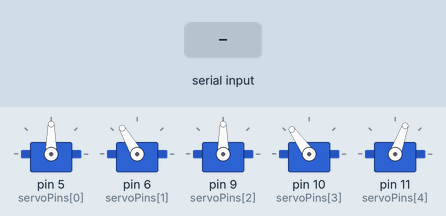
A sketch run on a simulated Arduino Uno, built with avr-gcc and run on an emulated ATmega328P. On the bench: 5 × servo. Inputs (shaded band) come from the test bench.

Above: at 2.2 s.
2.3 s: "90,45\n" received over Serial
At 2.75 s:
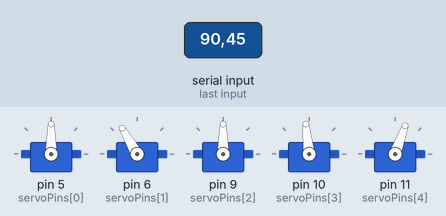
At 5.14 s:
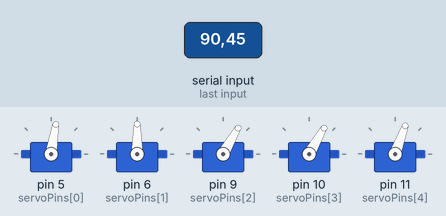
Timing chart, 0 to 22.1 s (numbered marks = the images above; inputs shaded):
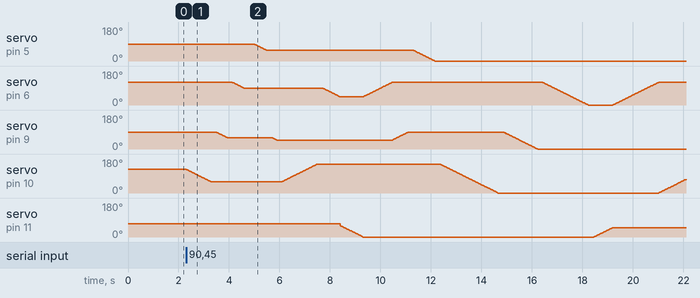

The sketch:

follower.ino
```cpp
int positions_matrix[64][4] = {
  {137, 65, 97, 135},
  {128, 70, 88, 134},
  {122, 53, 75, 134},
  {117, 43, 53, 148},
  {113, 27, 14, 170},
  {112, 20, 0, 153},
  {90, 90, 90, 80},
  {90, 90, 90, 80},
  {127, 77, 118, 123},
  {118, 70, 105, 130},
  {112, 57, 82, 145},
  {110, 48, 64, 146},
  {110, 37, 26, 168},
  {106, 31, 0, 167},
  {90, 90, 90, 80},
  {90, 90, 90, 80},
  {109, 81, 127, 126},
  {104, 74, 112, 129},
  {103, 62, 93, 135},
  {101, 51, 71, 144},
  {99, 34, 29, 168},
  {99, 24, 8, 167},
  {90, 90, 90, 80},
  {90, 90, 90, 80},
  {90, 88, 135, 126},
  {90, 76, 116, 134},
  {90, 67, 98, 136},
  {90, 54, 76, 141},
  {90, 90, 90, 80},
  {90, 90, 90, 80},
  {90, 90, 90, 80},
  {90, 90, 90, 80},
  {65, 84, 132, 32},
  {74, 75, 115, 136},
  {77, 67, 96, 136},
  {82, 56, 76, 141},
  {90, 90, 90, 80},
  {90, 90, 90, 80},
  {83, 20, 0, 144},
  {90, 90, 90, 80},
  {48, 84, 130, 126},
  {60, 75, 113, 129},
  {67, 64, 92, 137},
  {72, 52, 69, 146},
  {90, 90, 90, 80},
  {90, 90, 90, 80},
  {90, 90, 90, 80},
  {90, 90, 90, 80},
  {40, 75, 113, 132},
  {51, 70, 104, 132},
  {56, 61, 83, 138},
  {65, 46, 57, 152},
  {90, 90, 90, 80},
  {90, 90, 90, 80},
  {90, 90, 90, 80},
  {90, 90, 90, 80},
  {33, 70, 103, 132},
  {44, 61, 85, 141},
  {52, 53, 70, 141},
  {56, 44, 47, 153},
  {90, 90, 90, 80},
  {90, 90, 90, 80},
  {90, 90, 90, 80},
  {90, 90, 90, 80}
};


#include <Servo.h>  // Include the Servo library

#define NUM_SERVOS 5  // Number of servos

Servo servos[NUM_SERVOS];  // Create an array to store Servo objects
int servoPins[NUM_SERVOS] = {5, 6, 9, 10,11};  // Define pins for the servos
int currentAngles[NUM_SERVOS] = {90, 90, 60, 60,60};
int defaultAngles[NUM_SERVOS] = {90, 120, 90, 125,70}; // Current angles of the servos
int defaultStatic[NUM_SERVOS] = {90, 120, 90, 125,70}; // Current angles of the servos
int pos1;
int pos2;
// Function to move a servo smoothly to a target position
void move(Servo &servo, int &currentAngle, int targetAngle) {
  while (currentAngle != targetAngle) {
    if (currentAngle < targetAngle) {
      currentAngle++;                   // Increment the angle
    } else if (currentAngle > targetAngle) {
      currentAngle--;                   // Decrement the angle
    }
    servo.write(currentAngle);          // Move the servo
    delay(15);                          // Small delay for smooth move
  }
}
void home(){
  move(servos[1], currentAngles[1],120);
  // currentAngles[1]=90;
  move(servos[3], currentAngles[3],125);
  // currentAngles[3]=60;
   move(servos[2], currentAngles[2],146);
  // currentAngles[2]=90;
   move(servos[0], currentAngles[0],90);
  // currentAngles[0]=90;


}

void setup() {
  for (int i = 0; i < NUM_SERVOS; i++) {
    servos[i].attach(servoPins[i]);      // Attach each servo to its pin
    servos[i].write(defaultAngles[i]);   // Initialize the servos at the current angles
    //move(servos[i],defaultAngles[i], currentAngles[i] );
    delay(200);                          // Allow the servos to stabilize
  }
  Serial.begin(9600);
}

void loop() {

  if (Serial.available() > 0) {
        // Check if data is available
    String receivedString = Serial.readStringUntil('\n');  // Read the incoming data until newline
    // the form of the received string will be x1:y1|x2:y2
    pos1 = int(receivedString[2]) - 48 + ((int(receivedString[0]) - 48 -1) * 8) -1;
    pos2 = int(receivedString[6]) - 48 + (int(receivedString[4]) - 48 -1) * 8 -1;
    // pos1 = int(receivedString[0]) - 48 + ((int(receivedString[2]) - 48 -1) * 8) -1;
    // pos2 = int(receivedString[4]) - 48 + (int(receivedString[6]) - 48 -1) * 8 -1;
    for (int i = 3; i >-1; i--){

      move(servos[i],defaultAngles[i], currentAngles[i] );
      defaultAngles[i]= defaultStatic[i] ;

      delay(200);

      }
    move(servos[0], currentAngles[0], positions_matrix[pos1][0]);
    delay(200);
    move(servos[2], currentAngles[2], positions_matrix[pos1][2]);
    delay(200);
      move(servos[3], currentAngles[3], positions_matrix[pos1][3]);
    delay(200);

    move(servos[1], currentAngles[1], positions_matrix[pos1][1]);
    delay(20);
    move(servos[4], currentAngles[4],0);

      // return to pos 0 for the pos2
    // for (int i = 3; i >0; i--){
    move(servos[1], currentAngles[1], 120);

    for (int i = 2; i < 3; i++){
      move(servos[i], currentAngles[i], 90);
          delay(200);                          // Allow the servos to stabilize

    }

    // get to pos 2
    move(servos[0], currentAngles[0], positions_matrix[pos2][0]);
    delay(200);
    move(servos[3], currentAngles[3], positions_matrix[pos2][3]);
    delay(200);
    move(servos[2], currentAngles[2], positions_matrix[pos2][2]);
    delay(200);
    move(servos[1], currentAngles[1], positions_matrix[pos2][1]);
    delay(200);

    // for (int i = 0; i < 4; i++){
    //   move(servos[i], currentAngles[i], positions_matrix[pos2][i]);
    //       delay(200);                          // Allow the servos to stabilize

    // }
    delay(20);
    move(servos[4], currentAngles[4],50);
    //return to home
    home();

    // notify the raspberry that we done
    Serial.print("done");

  }

}
```

Measured:
- after the input at 2.3 s, servo on pin 5 (servoPins[0]): moves from 90° to 0° over 7.2 s, starting after 2.7 s
